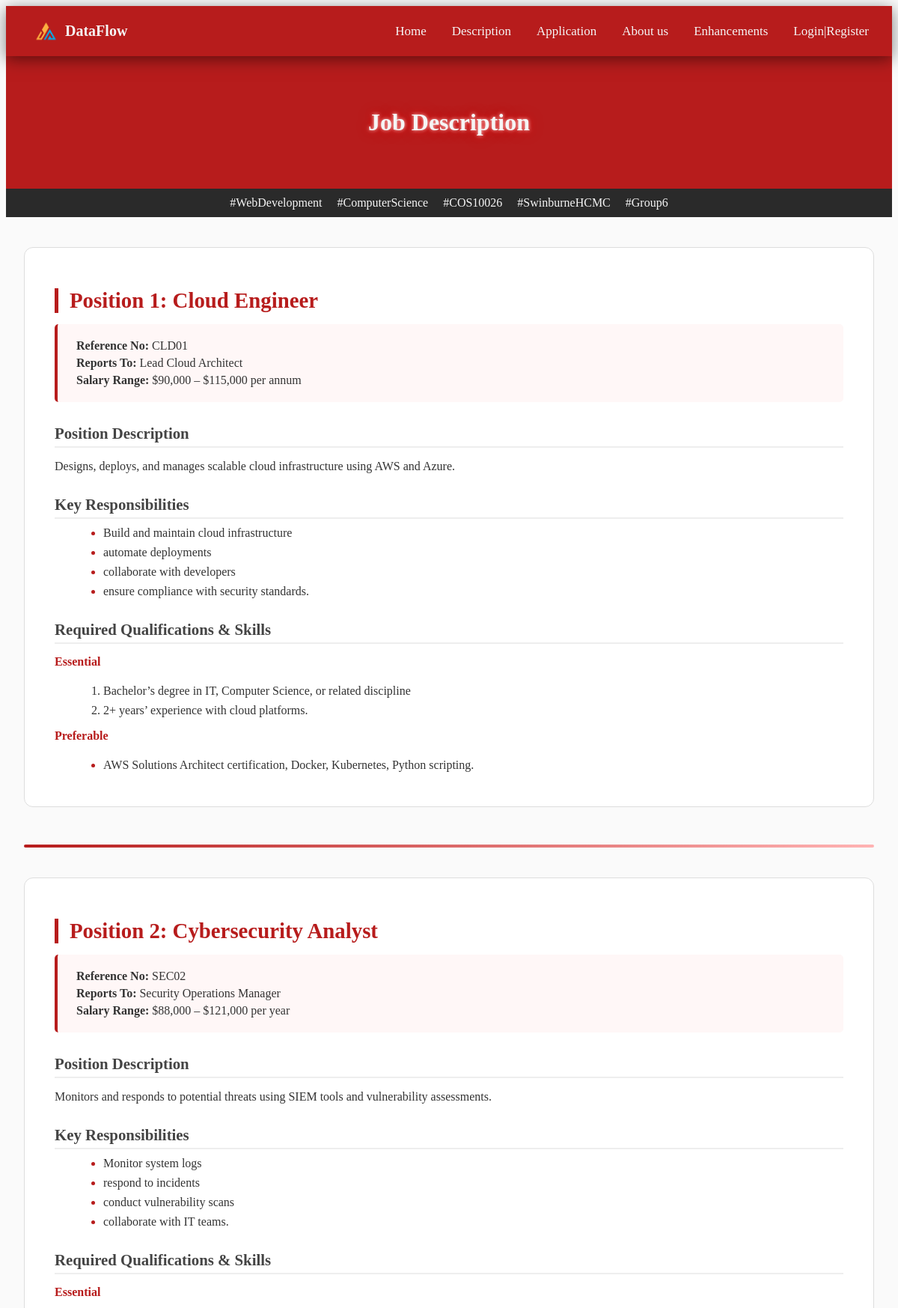
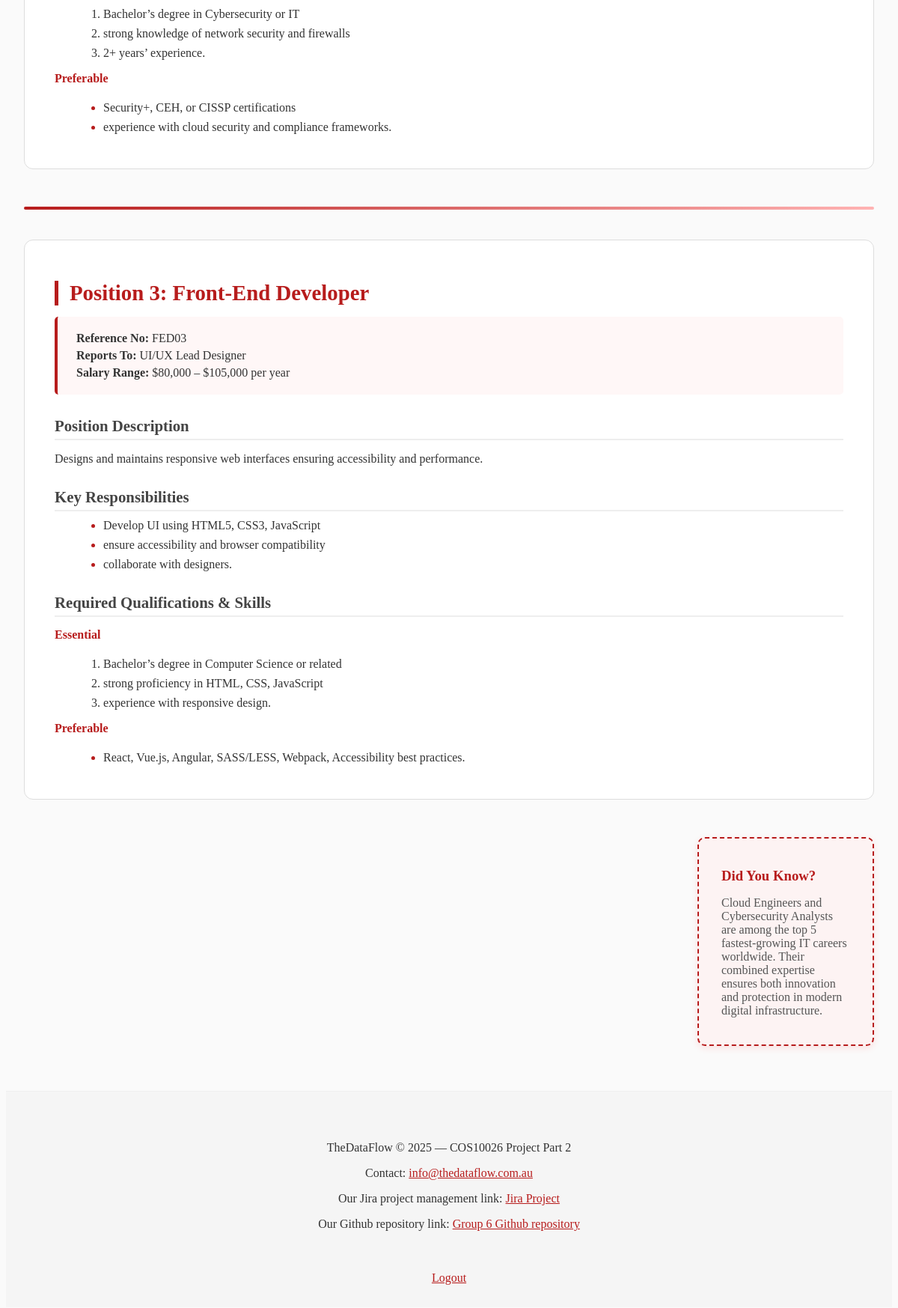
/jobs.php (upper part), run on the app's committed database (2 pictures, top to bottom).
### tables this page shows
CREATE TABLE IF NOT EXISTS jobs (
    job_id INT AUTO_INCREMENT PRIMARY KEY,
    job_reference_number VARCHAR(10) NOT NULL UNIQUE,
    job_title VARCHAR(100) NOT NULL,
    reports_to VARCHAR(100),
    salary_range VARCHAR(100),
    position_description TEXT NOT NULL,
    key_responsibilities TEXT NOT NULL,
    required_qualifications TEXT NOT NULL,
    essential_skills TEXT NOT NULL,
    preferable_skills TEXT,
    created_at TIMESTAMP DEFAULT CURRENT_TIMESTAMP
);

### jobs.php (the view, shortened to what this page needs)
<!DOCTYPE html>
<html lang="en">
<head>
  <link rel="stylesheet" href="styles/styles.css">
</head>
<body id="jobs_page">
  <?php
  $pageTitle = "Job Description";
  include 'nav.inc';
  include 'header.inc.php';
  ?>
  <main class="main_container">
    <?php
    require_once 'settings.php';
    if ($conn) {
        $query = "SELECT * FROM jobs ORDER BY job_id";
        $result = mysqli_query($conn, $query);
        if ($result && mysqli_num_rows($result) > 0) {
            $job_count = 0;
            while ($row = mysqli_fetch_assoc($result)) {
                $job_count++;
                if ($job_count > 1) {
                    echo '<div class="job_divider"></div>';
                }
                ?>
                <section id="job<?php echo $job_count; ?>" class="job_card">
                    <h2>Position <?php echo $job_count; ?>: <?php echo $row['job_title']; ?></h2>
                    <div class="job_summary">
                        <p><strong>Reference No:</strong> <?php echo $row['job_reference_number']; ?></p>
                        <p><strong>Reports To:</strong> <?php echo $row['reports_to']; ?></p>
                        <p><strong>Salary Range:</strong> <?php echo $row['salary_range']; ?></p>
                    </div>
                    <h3>Position Description</h3>
                    <p><?php echo $row['position_description']; ?></p>
                    <h3>Key Responsibilities</h3>
                    <ul>
                        <?php
                        $responsibilities = explode(';', $row['key_responsibilities']);
                        foreach ($responsibilities as $responsibility) {
                            if (trim($responsibility)) {
                                echo '<li>' . trim($responsibility) . '</li>';
                            }
                        }
                        ?>
                    </ul>
                    <h3>Required Qualifications & Skills</h3>
                    <h4>Essential</h4>
                    <ol>
                        <?php
                        $qualifications = explode(';', $row['required_qualifications']);
                        foreach ($qualifications as $qualification) {
                            if (trim($qualification)) {
                                echo '<li>' . trim($qualification) . '</li>';
                            }
                        }
                        ?>
                    </ol>
                    <h4>Preferable</h4>
                    <ul>
                        <?php
                        if (!empty($row['preferable_skills'])) {
                            $preferable_skills = explode(';', $row['preferable_skills']);
                            foreach ($preferable_skills as $skill) {
                                if (trim($skill)) {
                                    echo '<li>' . trim($skill) . '</li>';
                                }
                            }
                        } else {
                            echo '<li>None specified</li>';
                        }
                        ?>
                    </ul>
                </section>
                <?php
            }
        } else {
            echo '<div class="error-message">';
            echo '<h2>No Job Positions Available</h2>';
            echo '<p>We are currently not hiring. Please check back later for new opportunities.</p>';
            echo '</div>';
        }
    } else {
        echo '<div class="error-message">';
        echo '<h2>Database Connection Error</h2>';
        echo '<p>Unable to load job positions at this time. Please try again later.</p>';
        echo '</div>';
    }
    ?>
    <aside id="job_facts">
      <h3>Did You Know?</h3>
      <p>Cloud Engineers and Cybersecurity Analysts are among the top 5 fastest-growing IT careers worldwide. Their combined expertise ensures both innovation and protection in modern digital infrastructure.</p>
    </aside>
  </main>
  <?php include 'footer.inc'; ?>
</body>
</html>

### nav.inc (shortened to what this page needs)
<!DOCTYPE html>
<html lang="en">
<head>
</head>
<nav>
      <a href="index.php" class="menu_left">
        <img src="images/logo_dataflow.png" alt="Company Logo">
        <span>DataFlow</span>
      </a>
      <div class="menu_right_group">
        <a href="index.php" class="menu_right">Home</a>
        <a href="jobs.php" class="menu_right">Description</a>
        <a href="apply.php" class="menu_right">Application</a>
        <a href="about.php" class="menu_right">About us</a>
        <a href="enhancements.php" class="menu_right">Enhancements</a>
        <a href="register.php" class="menu_right">Login|Register</a>
      </div>
</nav>

### header.inc.php
<?php
$current_page = basename($_SERVER['PHP_SELF']);
?>
<?php if ($current_page === 'index.php') : ?>
  <header>
    <div class="header_homepage">
      <div class="header_homepage_content anim">
        <h1 id="the_css">The</h1>
        <h1 id="dataflow_css">DataFlow</h1>
        <p><strong>The DataFlow</strong> serves as your comprehensive partner in the digital era.
          We specialize in developing seamless, <strong>AI-powered solutions</strong> that transform
          complex data streams into clear, actionable intelligence,
          ensuring your business operates with <strong>unmatched efficiency and precision.</strong></p>
        <div class="read_more_button anim">
          <a href="about.php">Read More</a>
        </div>
      </div>
      <div class="robot_with_light anim">
        <img src="images/robot_with_light.png" alt="Robot With Yellow Shadow">
      </div>
      <div id="logo_background">
        <img src="images/logo_dataflow.png" alt="Logo Background">
      </div>
    </div>
    <div class="hashtags">
      <span>#WebDevelopment</span>
      <span>#ComputerScience</span>
      <span>#COS10026</span>
      <span>#SwinburneHCMC</span>
      <span>#Group6</span>
    </div>
  </header>
<?php else: ?>
<header>
    <h1 id="application"><?php echo $pageTitle; ?></h1>
    <div class="hashtags">
      <span>#WebDevelopment</span>
      <span>#ComputerScience</span>
      <span>#COS10026</span>
      <span>#SwinburneHCMC</span>
      <span>#Group6</span>
    </div>
  </header>
<?php endif; ?>

### footer.inc (shortened to what this page needs)
<!DOCTYPE html>
<html lang="en">
<head>
</head>
<footer class="site-footer">
    <div class="footer_container">
      <p>TheDataFlow &copy; 2025 — COS10026 Project Part 2</p>
      <p>Contact: <a href="mailto:info@thedataflow.com.au">info@thedataflow.com.au</a></p>
      <p>Our Jira project management link:
        <a
          href="https://kevinlamkhai7.atlassian.net/jira/software/projects/SCRUM/boards/1?atlOrigin=eyJpIjoiMzYxODI3ZDVkZWM4NDI0NDhkY2QwMTFmMzhhNGEzNDYiLCJwIjoiaiJ9" target="_blank">Jira
          Project
        </a></p>
      <p>Our Github repository link: <a href="https://github.com/WebTechnologyProject-Sep2025/projectpart2-cos10026-1-group-6-1" target="_blank">Group 6
          Github repository</a></p>
    </div>
<br><a href="login.php?action=logout">Logout</a> <br>
  </footer>

### styles/styles.css (style rules this page uses)
:root { --red: #b71c1c; --white: #f5f5f5; --grey: #6b6b6b; --yellow: #FFD700; }
body { overflow-x: hidden; }
nav { background-color: var(--red); backdrop-filter: blur(10px); box-shadow: 0 4px 20px rgba(0, 0, 0, 0.5); display: flex; justify-content: space-between; align-items: center; padding: 16px; overflow: hidden; }
nav .menu_left { display: flex; align-items: center; padding: 0 20px; font-size: 20px; font-weight: bold; }
nav .menu_left img { height: 35px; width: auto; margin-right: 8px; }
nav .menu_left span { color: var(--white); }
nav a { color: var(--white); font-size: 17px; text-decoration: none; }
nav .menu_right { padding: 25px 15px; }
.hashtags { background-color: rgba(0, 0, 0, 0.83); color: var(--white); padding: 10px 5px; display: flex; gap: 20px; justify-content: center; flex-wrap: wrap; }
.main_container { max-width: 1250px; padding: 0 24px; margin: 0 auto; }
.footer_container { padding: 20px; }
.site-footer { padding: 30px 10px; border-top: 1px solid #f0f0f0; background-color: var(--white); text-align: center; color: var(--muted); margin-top: 50px; }
.site-footer a { color: var(--red); text-decoration: underline; }
:root { --red: #b71c1c; --white: #f5f5f5; --grey: #6b6b6b; }
#application { background-color: var(--red); color: var(--white); padding: 70px 20px; text-align: center; text-shadow: 0 0 5px rgba(255, 255, 255, 0.8), 0 0 10px rgba(255, 0, 0, 0.6), 0 0 20px rgba(255, 0, 0, 0.4); margin: 0 }
#jobs_page { background-color: #fafafa; color: #333; }
#jobs_page main { margin-top: 40px; margin-bottom: 60px; }
.job_card { background-color: #ffffff; border: 1px solid #ddd; border-radius: 12px; padding: 30px 40px; margin-bottom: 50px; }
.job_card h2 { color: var(--red); font-size: 1.8rem; border-left: 5px solid var(--red); padding-left: 15px; margin-bottom: 15px; }
.job_card h3 { color: #444; font-size: 1.3rem; margin-top: 30px; margin-bottom: 10px; border-bottom: 2px solid #eee; padding-bottom: 5px; }
.job_card h4 { color: var(--red); margin-top: 15px; }
.job_summary { background-color: #fff7f7; border-left: 4px solid var(--red); padding: 15px 25px; margin-bottom: 20px; border-radius: 5px; }
.job_summary p { margin: 5px 0; font-size: 1rem; }
.job_card ul, .job_card ol { margin-left: 25px; margin-top: 10px; }
.job_card ul li, .job_card ol li { margin-bottom: 8px; }
.job_card ul li::marker { color: var(--red); }
.job_divider { width: 100%; height: 4px; background: linear-gradient(to right, var(--red), #ffb3b3); border-radius: 3px; margin: 40px auto; }
#job_facts { background-color: #fdf3f3; border: 2px dashed var(--red); border-radius: 10px; padding: 20px 30px; margin-top: 50px; box-shadow: 0px 3px 10px rgba(255, 0, 0, 0.1); margin-left: 900px; }
#job_facts h3 { color: var(--red); margin-bottom: 10px; }
#job_facts p { color: #555; font-size: 1em; }

### data on the page
jobs: job_title "Cloud Engineer", job_reference_number "CLD01", reports_to "Lead Cloud Architect", salary_range "$90,000 – $115,000 per annum", position_description "Designs, deploys, and manages scalable cloud infrastructure using AWS and Azure.", key_responsibilities "Build and maintain cloud infrastructure", key_responsibilities "automate deployments", key_responsibilities "collaborate with developers", key_responsibilities "ensure compliance with security standards.", required_qualifications "Bachelor’s degree in IT, Computer Science, or related discipline", required_qualifications "2+ years’ experience with cloud platforms.", preferable_skills "AWS Solutions Architect certification, Docker, Kubernetes, Python scripting."
jobs: job_title "Cybersecurity Analyst", job_reference_number "SEC02", reports_to "Security Operations Manager", salary_range "$88,000 – $121,000 per year", position_description "Monitors and responds to potential threats using SIEM tools and vulnerability assessments.", key_responsibilities "Monitor system logs", key_responsibilities "respond to incidents", key_responsibilities "conduct vulnerability scans", key_responsibilities "collaborate with IT teams.", required_qualifications "Bachelor’s degree in Cybersecurity or IT", required_qualifications "strong knowledge of network security and firewalls", required_qualifications "2+ years’ experience.", preferable_skills "Security+, CEH, or CISSP certifications", preferable_skills "experience with cloud security and compliance frameworks."
jobs: job_title "Front-End Developer", job_reference_number "FED03", reports_to "UI/UX Lead Designer", salary_range "$80,000 – $105,000 per year", position_description "Designs and maintains responsive web interfaces ensuring accessibility and performance.", key_responsibilities "Develop UI using HTML5, CSS3, JavaScript", key_responsibilities "ensure accessibility and browser compatibility", key_responsibilities "collaborate with designers.", required_qualifications "Bachelor’s degree in Computer Science or related", required_qualifications "strong proficiency in HTML, CSS, JavaScript", required_qualifications "experience with responsive design.", preferable_skills "React, Vue.js, Angular, SASS/LESS, Webpack, Accessibility best practices."

### other printed values
$pageTitle "Job Description"
